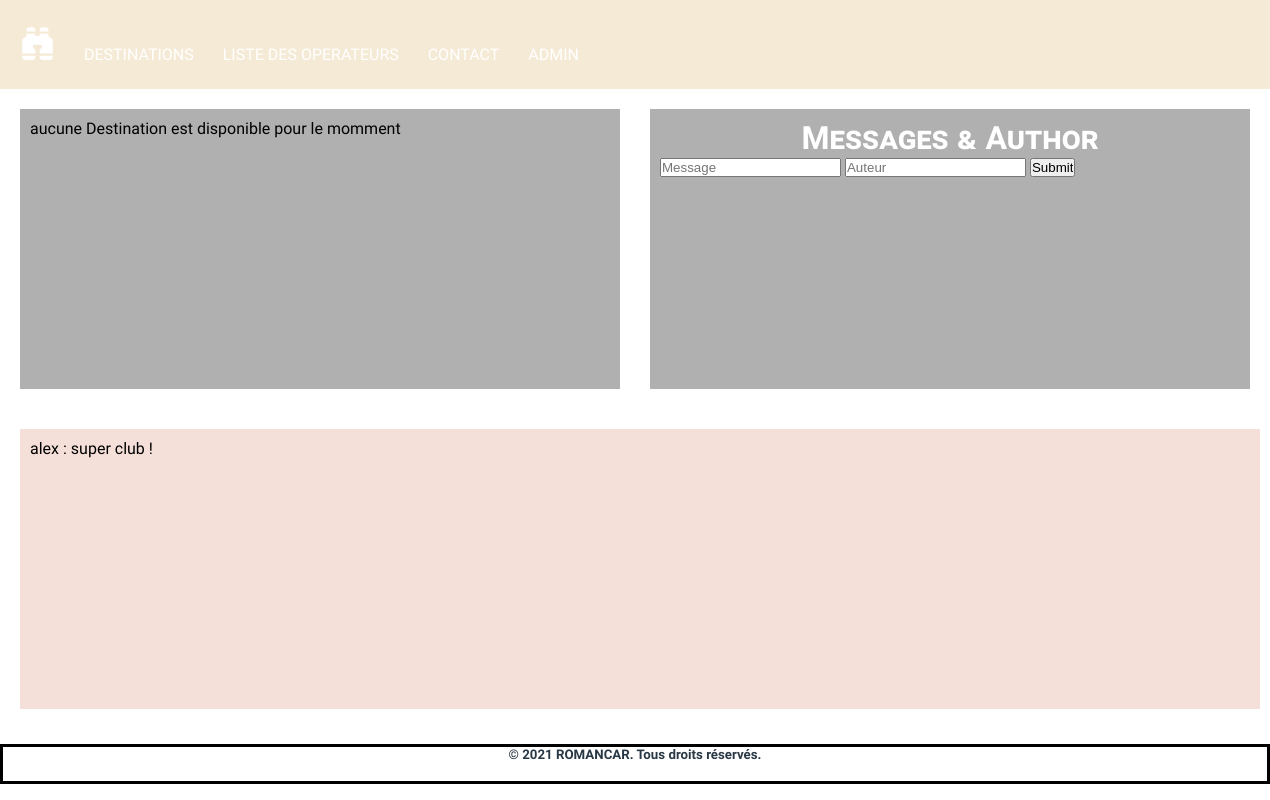
/offre_operator.php?id=12, run on an earlier commit of the app's database.
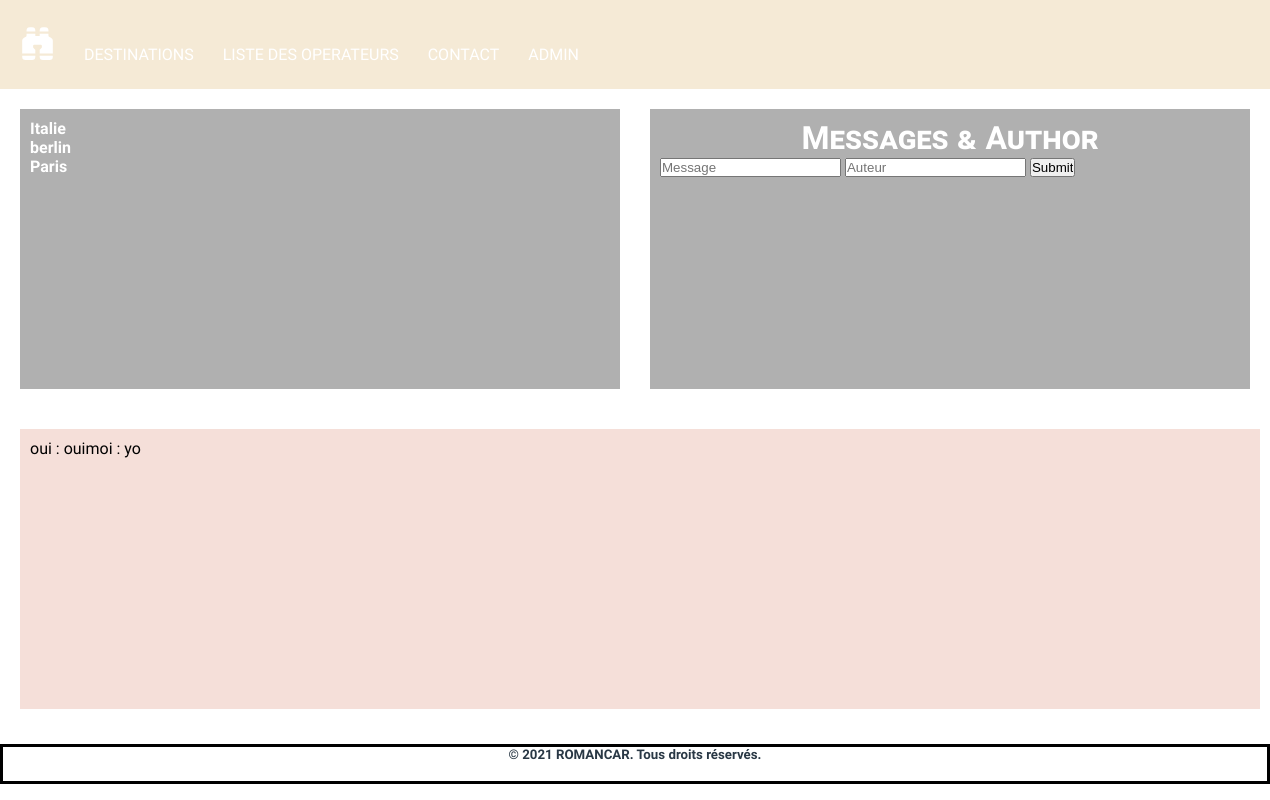
And on a later commit of the database.
### tables this page shows
CREATE TABLE `reviews` (
  `id` int(10) NOT NULL,
  `message` varchar(250) NOT NULL,
  `author` varchar(150) NOT NULL,
  `id_tour_operator` int(10) NOT NULL
);

CREATE TABLE `destinations` (
  `id` int(10) NOT NULL,
  `location` varchar(150) NOT NULL,
  `price` int(10) NOT NULL,
  `id_tour_operator` int(10) NOT NULL,
  `image` varchar(255) NOT NULL,
  `imagenoiretblanc` varchar(255) NOT NULL
);

### interface_utilisateur/class/Manager.php (called while the page is built, shortened)
<?php
class Manager {
    private $bdd;
    public function setBdd(PDO $bdd){
        $this->bdd = $bdd;
    }
public function offreOperator($id){
    $liste_offre = [];
    $select = $this->bdd->prepare('SELECT * FROM destinations WHERE id_tour_operator = ? ');
    $select->execute([$id]);;
    $data = $select->fetchAll(PDO::FETCH_ASSOC);
    foreach($data as $loc){
        array_push($liste_offre, new Destination($loc));
    }
            return $liste_offre;
}
    public function getAllMessages(){
        $messages = [];
    $select = $this->bdd->prepare('SELECT * FROM reviews');
    $select->execute();
    foreach($select->fetchAll() as $msg){
        array_push($messages, new Review($msg));
    }
            return $messages;
    }
}

### interface_utilisateur/class/Review.php (called while the page is built, shortened)
<?php
class Review{
    private $message;
    private $author;
    public function hydrate(array $donnees)
    {
        foreach ($donnees as $key => $value)
        {
        $method = 'set'.ucfirst($key);
        }
    }
    public function setMessage($message){
        $this->message = $message;
    }
    public function getMessage(){
        return $this->message;
    }
    public function setAuthor($author){
        $this->author = $author;
    }
    public function getAuthor(){
        return $this->author;
    }
}

### interface_utilisateur/class/Destination.php (called while the page is built, shortened)
<?php
class Destination {
    private $location;
        public function hydrate(array $data)
        {
            foreach ($data as $key => $value)
            {
              $method = 'set'.ucfirst($key);
            }
          }
public function setLocation($location){
    $this->location = $location;
}
public function getLocation(){
    return $this->location;
}
}

### offre_operator.php (the view, shortened to what this page needs)
<?php
include 'interface_utilisateur/structure/header.php';
$manager = new Manager($bdd);
$id = $_GET["id"];
$liste_offre = $manager->offreOperator($id);
?>
<div id="tour_boxes">
<link rel="stylesheet" href="./interface_utilisateur/asset/css/style.css">
<div id="tour_operator1">
<?php
                if (empty($liste_offre)) {
                    echo 'aucune Destination est disponible pour le momment';
                } else {
                    foreach ($liste_offre as $unelist)
                    echo "<a id='linky' href='content.php?location=".$unelist->getLocation()."'>".($unelist->getLocation())."</a><br>";
}
?>
</div>
<div id="tour_operator2">
<h1 id="messauthor">Messages & Author</h1>
<form action="./interface_utilisateur/config/insert_review.php" method="post">
    <input type="text" name="message" placeholder="Message">
    <input type="text" name="author" placeholder="Auteur">
    <input type="submit" name="ajouter">
</form>
</div>
<div id="tour_operator3">
<?php
    $messages = $manager->getAllMessages();
    foreach($messages as $msg){
        echo $msg->getAuthor() ;
        echo ' :  ';
        echo $msg->getMessage();
    }
?>
</div>
</div>
<?php
include 'interface_utilisateur/structure/footer.php';

What changed in the data, as far as the page shows it:
removed reviews: author "alex", message "super club !"
added destinations: location "Italie"
added destinations: location "berlin"
added destinations: location "Paris"
added reviews: author "oui", message "oui"
added reviews: author "moi", message "yo"
Also different on the page:
text no longer shown: "aucune Destination est disponible pour le momment"
